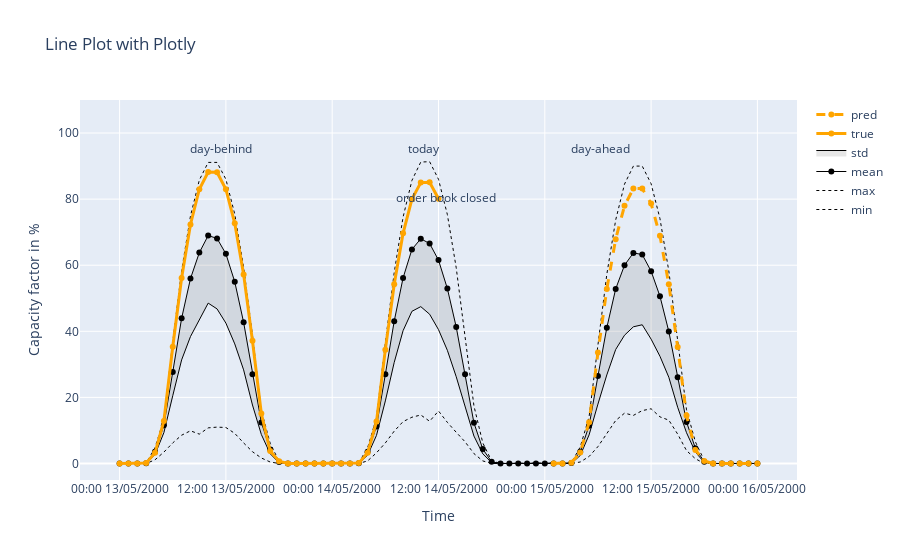

This figure's notebook cell:
### Code cell
# Assuming plot_df is your Pandas DataFrame
# Assuming 'utc_time', 'min', 'max', 'mean', 'std', 'cap_fac', 'pred' are column names in your DataFrame
# Assuming today_timestamp is defined elsewhere

fig = go.Figure()

# Stats
alpha_stats = 0.2

# Plot min and max
fig.add_trace(
    go.Scatter(
        x=plot_df['utc_time'],
        y=plot_df['min'],
        mode='lines',
        line=dict(color="black", width=1, dash="dot"),
        name='min'
    )
)
fig.add_trace(
    go.Scatter(
        x=plot_df['utc_time'],
        y=plot_df['max'],
        mode='lines',
        line=dict(color="black", width=1, dash="dot"),
        name='max'
    )
)

# Plot mean and std
fig.add_trace(
    go.Scatter(
        x=plot_df['utc_time'],
        y=plot_df['mean'],
        mode='lines+markers',
        line=dict(color="black", width=1),
        name='mean'
    )
)
fig.add_trace(
    go.Scatter(
        x=plot_df['utc_time'],
        y=plot_df['mean'] - plot_df['std'],
        mode='lines',
        line=dict(color="black", width=1),
        fill='tonexty',
        fillcolor='rgba(128,128,128,0.2)',
        name='std'
    )
)

# Plot true
fig.add_trace(
    go.Scatter(
        x=plot_df['utc_time'][:37],  # Assuming 37 is the index where current production data ends
        y=plot_df['cap_fac'][:37],
        mode='lines+markers',
        line=dict(color="orange", width=3),
        name='true'
    )
)

# Plot prediction
fig.add_trace(
    go.Scatter(
        x=plot_df['utc_time'][-24:],  # Assuming you're taking the last 24 hours for prediction
        y=plot_df['pred'][-24:],
        mode='lines+markers',
        line=dict(color="orange", width=3, dash="dash"),
        name='pred'
    )
)

# Date ticks and layout settings
fig.update_layout(
    xaxis=dict(
        tickmode='array',
        tickvals=pd.date_range(today_timestamp - pd.Timedelta(days=2), today_timestamp + pd.Timedelta(days=1), freq='12H'),
        tickformat='%H:%M %d/%m/%Y'
    ),
    yaxis=dict(range=[-5, 110]),
    title='Line Plot with Plotly',
    xaxis_title='Time',
    yaxis_title='Capacity factor in %'
)

# Annotations
fig.add_annotation(
    x=0.77,
    y=0.9,
    xref="paper",
    yref="paper",
    text="day-ahead",
    showarrow=False
)
fig.add_annotation(
    x=0.48,
    y=0.9,
    xref="paper",
    yref="paper",
    text="today",
    showarrow=False
)
fig.add_annotation(
    x=0.15,
    y=0.9,
    xref="paper",
    yref="paper",
    text="day-behind",
    showarrow=False
)
fig.add_annotation(
    x=0.51,
    y=0.77,
    xref="paper",
    yref="paper",
    text="order book closed",
    showarrow=False
)

fig.show()
